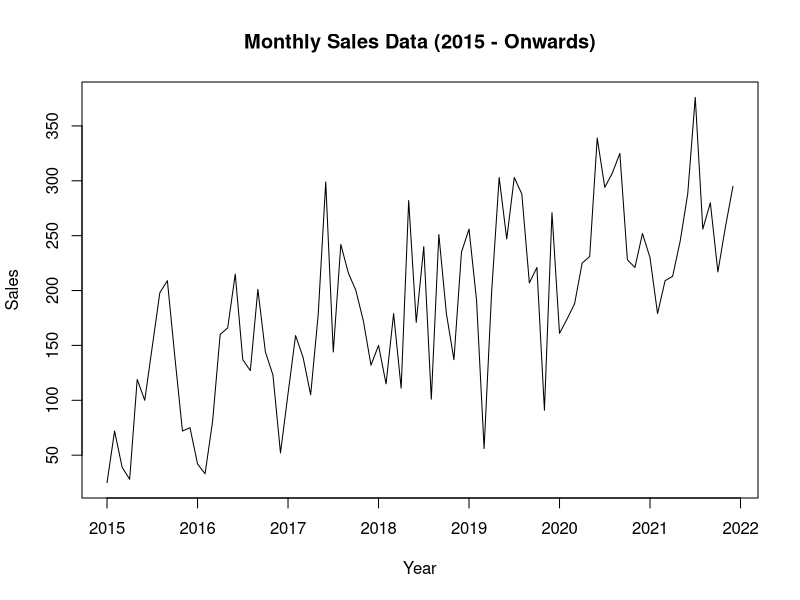

Source code (R):
# Import Data
sales_ds <- read.csv("Sales.csv")
View(sales_ds)

## Time Plot: Sales
data_frame <- ts(sales_ds[,2], frequency = 12, start = c(2015,1))
plot(data_frame, ylab="Sales", xlab="Year", main="Monthly Sales Data (2015 - Onwards)")

# Split Train Test 70%
# Train/Test Split
train <- head(data_frame, round(length(data_frame) * 0.70))
h <- length(data_frame) - length(train)
test <- tail(data_frame, h)

train <- ts(train, frequency = 12, start = start(data_frame))
test  <- ts(test, frequency = 12, start = c(2019, 12))
